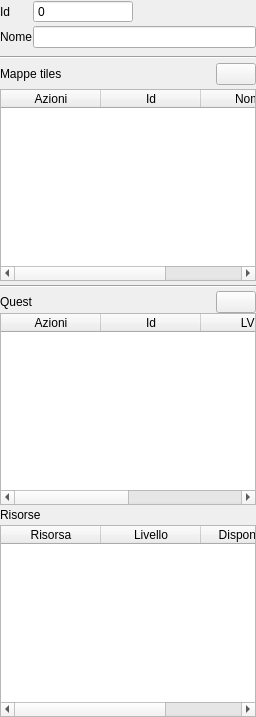
               <widget class="QWidget" name="pageGeneral">
                <layout class="QVBoxLayout" name="verticalLayout_2">
                 <property name="spacing">
                  <number>0</number>
                 </property>
                 <property name="leftMargin">
                  <number>0</number>
                 </property>
                 <property name="topMargin">
                  <number>0</number>
                 </property>
                 <property name="rightMargin">
                  <number>0</number>
                 </property>
                 <property name="bottomMargin">
                  <number>0</number>
                 </property>
                 <item>
                  <layout class="QGridLayout" name="gridLayout">
                   <property name="horizontalSpacing">
                    <number>1</number>
                   </property>
                   <property name="verticalSpacing">
                    <number>3</number>
                   </property>
                   <item row="0" column="2">
                    <spacer name="horizontalSpacer">
                     <property name="orientation">
                      <enum>Qt::Horizontal</enum>
                     </property>
                     <property name="sizeHint" stdset="0">
                      <size>
                       <width>40</width>
                       <height>20</height>
                      </size>
                     </property>
                    </spacer>
                   </item>
                   <item row="2" column="0">
                    <spacer name="verticalSpacer_5">
                     <property name="orientation">
                      <enum>Qt::Vertical</enum>
                     </property>
                     <property name="sizeType">
                      <enum>QSizePolicy::Fixed</enum>
                     </property>
                     <property name="sizeHint" stdset="0">
                      <size>
                       <width>20</width>
                       <height>5</height>
                      </size>
                     </property>
                    </spacer>
                   </item>
                   <item row="6" column="0" colspan="3">
                    <widget class="QLabel" name="label_56">
                     <property name="text">
                      <string>Risorse</string>
                     </property>
                    </widget>
                   </item>
                   <item row="0" column="1">
                    <widget class="QSpinBox" name="spinBoxMapID">
                     <property name="minimumSize">
                      <size>
                       <width>100</width>
                       <height>0</height>
                      </size>
                     </property>
                     <property name="buttonSymbols">
                      <enum>QAbstractSpinBox::NoButtons</enum>
                     </property>
                     <property name="maximum">
                      <number>2000000000</number>
                     </property>
                     <property name="singleStep">
                      <number>1</number>
                     </property>
                    </widget>
                   </item>
                   <item row="0" column="0">
                    <widget class="QLabel" name="label_2">
                     <property name="sizePolicy">
                      <sizepolicy hsizetype="Fixed" vsizetype="Preferred">
                       <horstretch>0</horstretch>
                       <verstretch>0</verstretch>
                      </sizepolicy>
                     </property>
                     <property name="text">
                      <string>Id</string>
                     </property>
                    </widget>
                   </item>
                   <item row="1" column="1" colspan="2">
                    <widget class="QLineEdit" name="lineEditMapName"/>
                   </item>
                   <item row="7" column="0" colspan="3">
                    <widget class="QTableWidget" name="tableWidgetResources">
                     <attribute name="horizontalHeaderStretchLastSection">
                      <bool>true</bool>
                     </attribute>
                     <attribute name="verticalHeaderVisible">
                      <bool>false</bool>
                     </attribute>
                     <column>
                      <property name="text">
                       <string>Risorsa</string>
                      </property>
                     </column>
                     <column>
                      <property name="text">
                       <string>Livello</string>
                      </property>
                     </column>
                     <column>
                      <property name="text">
                       <string>Disponibilità</string>
                      </property>
                     </column>
                    </widget>
                   </item>
                   <item row="3" column="0" colspan="3">
                    <layout class="QGridLayout" name="gridLayout_3">
                     <property name="spacing">
                      <number>4</number>
                     </property>
                     <item row="3" column="0" colspan="3">
                      <widget class="Line" name="line_3">
                       <property name="orientation">
                        <enum>Qt::Horizontal</enum>
                       </property>
                      </widget>
                     </item>
                     <item row="0" column="0" colspan="3">
                      <widget class="Line" name="line">
                       <property name="orientation">
                        <enum>Qt::Horizontal</enum>
                       </property>
                      </widget>
                     </item>
                     <item row="1" column="1">
                      <spacer name="horizontalSpacer_10">
                       <property name="orientation">
                        <enum>Qt::Horizontal</enum>
                       </property>
                       <property name="sizeHint" stdset="0">
                        <size>
                         <width>40</width>
                         <height>20</height>
                        </size>
                       </property>
                      </spacer>
                     </item>
                     <item row="1" column="0">
                      <widget class="QLabel" name="label_57">
                       <property name="text">
                        <string>Mappe tiles</string>
                       </property>
                      </widget>
                     </item>
                     <item row="1" column="2">
                      <widget class="QPushButton" name="pushButtonAddTilesMap">
                       <property name="text">
                        <string/>
                       </property>
                       <property name="icon">
                        <iconset resource="resource.qrc">
                         <normaloff>:/icons/icons/add.png</normaloff>:/icons/icons/add.png</iconset>
                       </property>
                      </widget>
                     </item>
                     <item row="2" column="0" colspan="3">
                      <widget class="QTableWidget" name="tableWidgetTilesMaps">
                       <property name="editTriggers">
                        <set>QAbstractItemView::NoEditTriggers</set>
                       </property>
                       <property name="selectionMode">
                        <enum>QAbstractItemView::SingleSelection</enum>
                       </property>
                       <property name="selectionBehavior">
                        <enum>QAbstractItemView::SelectRows</enum>
                       </property>
                       <attribute name="horizontalHeaderStretchLastSection">
                        <bool>true</bool>
                       </attribute>
                       <attribute name="verticalHeaderVisible">
                        <bool>false</bool>
                       </attribute>
                       <column>
                        <property name="text">
                         <string>Azioni</string>
                        </property>
                       </column>
                       <column>
                        <property name="text">
                         <string>Id</string>
                        </property>
                       </column>
                       <column>
                        <property name="text">
                         <string>Nome</string>
                        </property>
                       </column>
                      </widget>
                     </item>
                    </layout>
                   </item>
                   <item row="1" column="0">
                    <widget class="QLabel" name="label_3">
                     <property name="sizePolicy">
                      <sizepolicy hsizetype="Fixed" vsizetype="Preferred">
                       <horstretch>0</horstretch>
                       <verstretch>0</verstretch>
                      </sizepolicy>
                     </property>
                     <property name="text">
                      <string>Nome</string>
                     </property>
                    </widget>
                   </item>
                   <item row="4" column="0" colspan="3">
                    <layout class="QGridLayout" name="gridLayout_22">
                     <item row="0" column="1">
                      <widget class="QLabel" name="label">
                       <property name="text">
                        <string>Quest</string>
                       </property>
                      </widget>
                     </item>
                     <item row="0" column="3">
                      <widget class="QPushButton" name="pushButtonAddQuest">
                       <property name="text">
                        <string/>
                       </property>
                       <property name="icon">
                        <iconset resource="resource.qrc">
                         <normaloff>:/icons/icons/add.png</normaloff>:/icons/icons/add.png</iconset>
                       </property>
                      </widget>
                     </item>
                     <item row="0" column="2">
                      <spacer name="horizontalSpacer_9">
                       <property name="orientation">
                        <enum>Qt::Horizontal</enum>
                       </property>
                       <property name="sizeHint" stdset="0">
                        <size>
                         <width>40</width>
                         <height>20</height>
                        </size>
                       </property>
                      </spacer>
                     </item>
                     <item row="1" column="1" colspan="3">
                      <widget class="QTableWidget" name="tableWidgetQuests">
                       <property name="editTriggers">
                        <set>QAbstractItemView::NoEditTriggers</set>
                       </property>
                       <property name="selectionMode">
                        <enum>QAbstractItemView::SingleSelection</enum>
                       </property>
                       <property name="selectionBehavior">
                        <enum>QAbstractItemView::SelectRows</enum>
                       </property>
                       <attribute name="horizontalHeaderStretchLastSection">
                        <bool>true</bool>
                       </attribute>
                       <attribute name="verticalHeaderVisible">
                        <bool>false</bool>
                       </attribute>
                       <column>
                        <property name="text">
                         <string>Azioni</string>
                        </property>
                       </column>
                       <column>
                        <property name="text">
                         <string>Id</string>
                        </property>
                       </column>
                       <column>
                        <property name="text">
                         <string>LVL</string>
                        </property>
                       </column>
                       <column>
                        <property name="text">
                         <string>Nome</string>
                        </property>
                       </column>
                      </widget>
                     </item>
                    </layout>
                   </item>
                  </layout>
                 </item>
                </layout>
               </widget>
